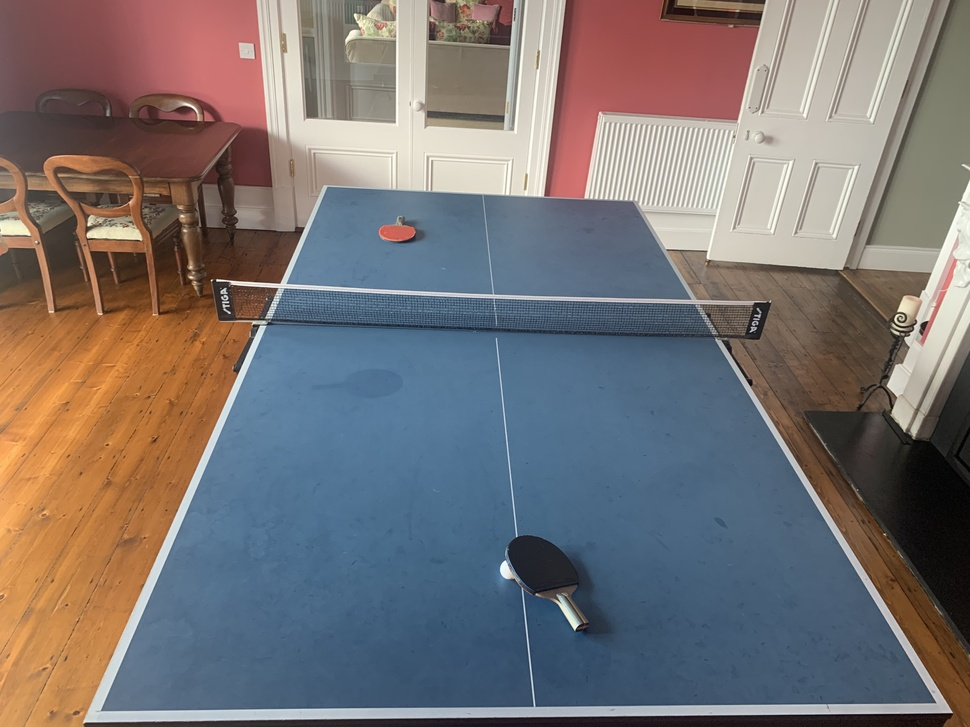
#> input picture Computer Vision Assignment/Part_II/tables/Table4.jpg, 970 x 727 px, shrunk from 4032 x 3024 before the run, found by its file name
$ python BackProjection.py
#> lines starting #> are read from the running program, lines starting #| are printed output that depends on the picture; after the words box and inside, x2 and y2 are one past the last pixel; in counts of white or black regions, pixels touching at a corner belong together
import cv2
import numpy as np
from matplotlib import pyplot as plt
from itertools import combinations

# Define the angle similarity threshold
ANGLE_THRESHOLD = np.deg2rad(10)  # 10 degrees tolerance

def are_angles_similar(theta1, theta2, threshold=ANGLE_THRESHOLD):
    # Normalize angles to be within 0 to pi
    theta1 = np.mod(theta1, np.pi)
    theta2 = np.mod(theta2, np.pi)

    # Calculate absolute difference in angles
    angle_diff = np.abs(theta1 - theta2)

    # Check if angles are within the threshold, considering angle wraparound
    return angle_diff <= threshold or np.abs(angle_diff - np.pi) <= threshold

# Calculate the area of a polygon given its vertices
def polygon_area(corners):
    n = len(corners) # Number of corners
    area = 0.0
    for i in range(n):
        j = (i + 1) % n
        area += corners[i][0] * corners[j][1]
        area -= corners[j][0] * corners[i][1]
    area = abs(area) / 2.0
    return area

# Function to find the four corners of the largest quadrilateral
def find_largest_quadrilateral(intersection_points):
    max_area = 0
    max_quad = None
    # Compute all possible quadrilaterals
    for quad in combinations(intersection_points, 4):
        # Calculate the area of the quadrilateral
        area = polygon_area(quad)
        # Check if this quadrilateral has the largest area so far
        if area > max_area:
            max_area = area
            max_quad = quad
    return max_quad

# Function to calculate intersection of two lines given in Hough transform form.
def line_intersection(line1, line2):
    rho1, theta1 = line1[0]
    rho2, theta2 = line2[0]
    A = np.array([
        [np.cos(theta1), np.sin(theta1)],
        [np.cos(theta2), np.sin(theta2)]
    ])
    b = np.array([[rho1], [rho2]])
    x0, y0 = np.linalg.solve(A, b)
    return int(np.round(x0)), int(np.round(y0))

# Function to check if a point is inside the image boundaries.
def is_point_inside_image(x, y, img_shape):
    return x >= 0 and y >= 0 and x < img_shape[1] and y < img_shape[0]

def intersection_point(rho, theta, x_max, y_max):
    a = np.cos(theta)
    b = np.sin(theta)
    x0, y0 = a * rho, b * rho

    # Intersection with top border (y=0)
    if b != 0:
        x_top = (rho - (0 * b)) / a
    else:  # Avoid division by zero
        x_top = np.inf

    # Intersection with bottom border (y=y_max)
    if b != 0:
        x_bottom = (rho - (y_max * b)) / a
    else:  # Avoid division by zero
        x_bottom = np.inf

    # Intersection with left border (x=0)
    if a != 0:
        y_left = (rho - (0 * a)) / b
    else:  # Avoid division by zero
        y_left = np.inf

    # Intersection with right border (x=x_max)
    if a != 0:
        y_right = (rho - (x_max * a)) / b
    else:  # Avoid division by zero
        y_right = np.inf

    points = []
    if 0 <= x_top <= x_max:
        points.append((int(x_top), 0))
    if 0 <= x_bottom <= x_max:
        points.append((int(x_bottom), y_max))
    if 0 <= y_left <= y_max:
        points.append((0, int(y_left)))
    if 0 <= y_right <= y_max:
        points.append((x_max, int(y_right)))

    return points

def rescaleFrame(frame, scale):
    width = int(frame.shape[1] * scale)
    height = int(frame.shape[0] * scale)
    dimensions = (width, height)
    return cv2.resize(frame, dimensions, interpolation=cv2.INTER_AREA)

original_image = cv2.imread("Computer Vision Assignment/Part_II/Tables/Table4.jpg")
#> original_image is the input picture: shape (727, 970, 3); mean B, G, R 114.8, 114.9, 120.7
hsv_original = cv2.cvtColor(original_image, cv2.COLOR_BGR2HSV)
#> hsv_original: shape (727, 970, 3); mean H, S, V 59.4, 90.2, 142.4

roi = cv2.imread("Computer Vision Assignment/Part_II/Tables/Table4_BPJ.png")
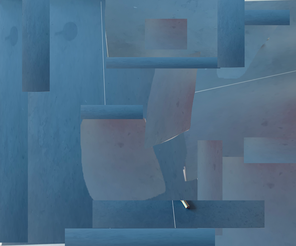
#> input picture Computer Vision Assignment/Part_II/tables/Table4_BPJ.png, 296 x 246 px, shrunk from 1232 x 1024 before the run, found by its file name
#> roi is the input picture: shape (246, 296, 3); mean B, G, R 135.4, 109.3, 77.2
hsv_roi = cv2.cvtColor(roi, cv2.COLOR_BGR2HSV)
#> hsv_roi: shape (246, 296, 3); mean H, S, V 104, 109.1, 135.4

hue, saturation, value = cv2.split(hsv_roi)
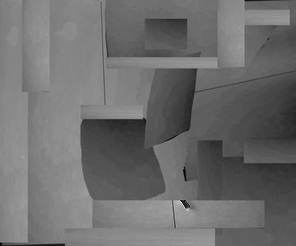
#> saturation: shape (246, 296); min 0, max 228, mean 109.1
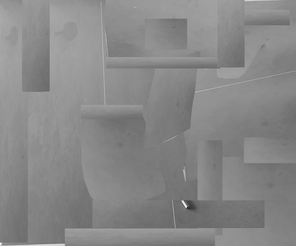
#> value: shape (246, 296); min 47, max 252, mean 135.4

# Histogram ROI
roi_hist = cv2.calcHist([hsv_roi], [0, 1], None, [180, 256], [0, 180, 0, 256])
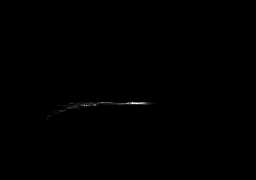
#> roi_hist: shape (180, 256) float32; min 0, max 1065, mean 1.6; drawn with min black and max white
mask = cv2.calcBackProject([hsv_original], [0, 1], roi_hist, [0, 180, 0, 256], 1)

# Filtering remove noise
kernel = cv2.getStructuringElement(cv2.MORPH_ELLIPSE, (5, 5))
mask = cv2.filter2D(mask, -1, kernel)
_, mask = cv2.threshold(mask, 100, 255, cv2.THRESH_BINARY)
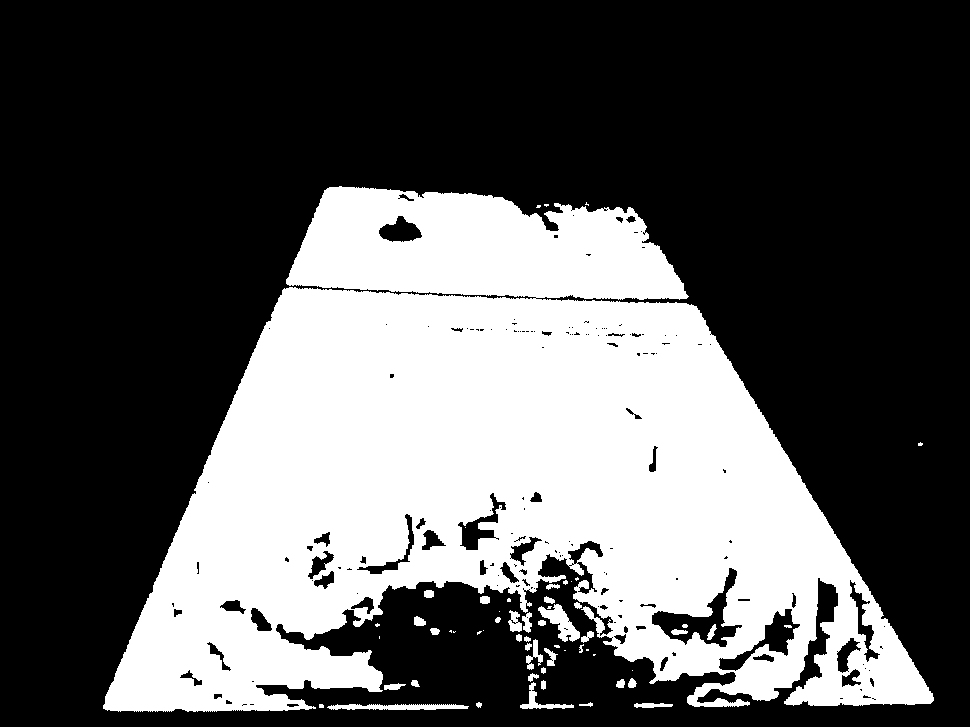
#> mask: shape (727, 970); 35% white; 59 white regions (23 under 20 px), largest, box (x1, y1, x2, y2) and area: (103, 186, 934, 712) 242474, (538, 604, 580, 642) 673, (327, 704, 469, 710) 651

mask = cv2.merge((mask, mask, mask))
result = cv2.bitwise_and(original_image, mask)
cv2.imshow("Result", rescaleFrame(result, 0.25))
cv2.imshow("Mask", rescaleFrame(mask, 0.25))
cv2.waitKey(0)
cv2.destroyAllWindows()

gray = cv2.cvtColor(result, cv2.COLOR_BGR2GRAY)

# Dialate the image
kernel = np.ones((3, 3), np.uint8)
dilation = cv2.dilate(result,kernel,iterations = 2)

# Opening and Closing
kernel = np.ones((9, 9), np.uint8)
for i in range(100):
    dilation = cv2.morphologyEx(dilation, cv2.MORPH_OPEN, kernel)
    dilation = cv2.morphologyEx(dilation, cv2.MORPH_CLOSE, kernel)

# Closing
kernel = np.ones((9, 9), np.uint8)
for i in range(100):
    dilation = cv2.morphologyEx(dilation, cv2.MORPH_CLOSE, kernel)

# Hough Line Transform
edges = cv2.Canny(dilation, 100, 200)
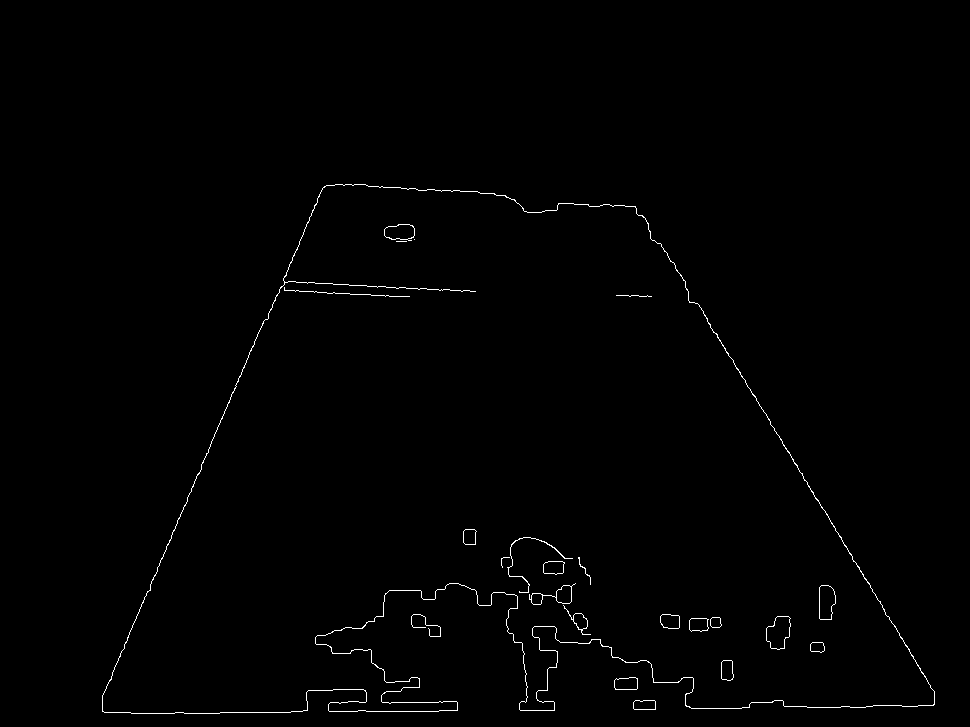
#> edges: shape (727, 970); 0.7% white in thin lines or dots, all inside (x1, y1, x2, y2) = (102, 184, 935, 714)
lines = cv2.HoughLines(edges, 1, np.pi/180, 200)
#> lines = [[367, 0.401]]

# Extend the lines across the entire image
for line in lines:
    rho, theta = line[0]
    intersections = intersection_point(rho, theta, result.shape[1], result.shape[0])
    if len(intersections) == 2:  # We need exactly two points to draw a line
        cv2.line(result, intersections[0], intersections[1], (0, 0, 255), 2)
#> this loop made 1 pass
#> (rho, theta, a in intersection_point, b in intersection_point, x0 in intersection_point, y0 in intersection_point, x_top in intersection_point, x_bottom in intersection_point) on pass 1: (367, 0.401, 0.921, 0.391, 337.8, 143.4, 398.7, 90.1)
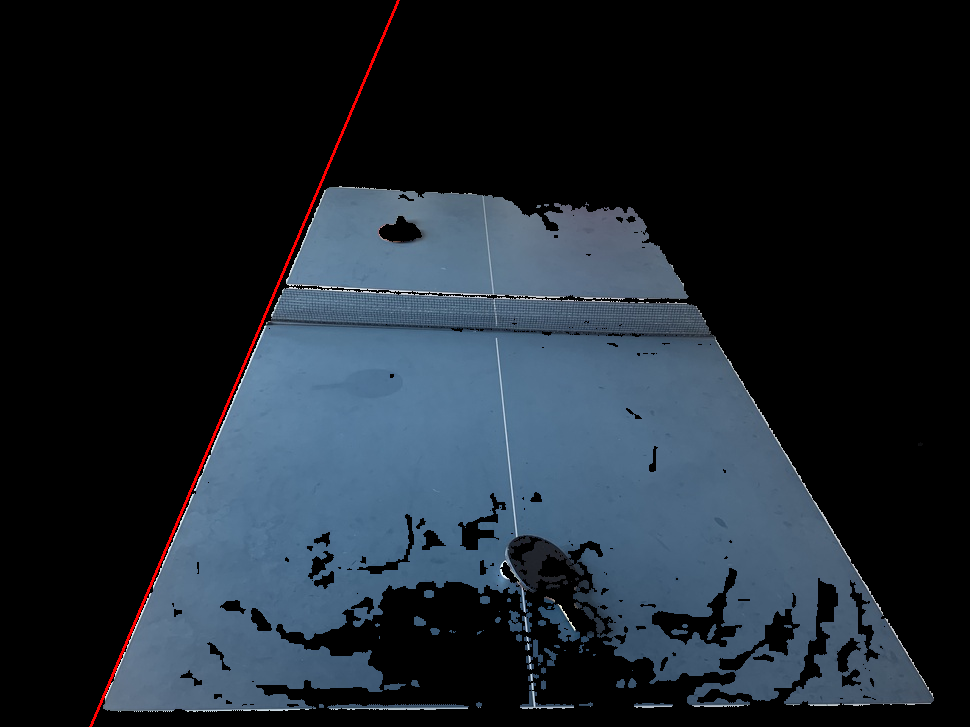
#> result: shape (727, 970, 3); mean B, G, R 46.5, 37.6, 29

# List to hold the coordinates of the intersection points
intersection_points = []

for line1, line2 in combinations(lines, 2):
    try:
        # Only calculate intersection if the angles of the lines are not too similar
        if not are_angles_similar(line1[0][1], line2[0][1]):
            x, y = line_intersection(line1, line2)
            if is_point_inside_image(x, y, original_image.shape):
                intersection_points.append((x, y))
    except np.linalg.LinAlgError:
        # Lines are parallel and cannot be intersected
        continue
#> this loop made 0 passes
#> after the loop, intersection_points = []

# Mark the intersection points on the image
for point in intersection_points:
    cv2.circle(result, point, radius=5, color=(0, 255, 0), thickness=-1)  # -1 thickness fills the circle

# Assuming intersection_points is a list of tuples (x, y) of intersection points
largest_quad = find_largest_quadrilateral(intersection_points)
#> after the loop in find_largest_quadrilateral, `for quad in combinations(intersection_points, 4):`: max_area = 0

# Check if a largest quad was found and print or draw it
if largest_quad:
    print(f"Largest Quadrilateral Corners: {largest_quad}")
    # Draw only the corners of the largest quadrilateral on the image
    for point in largest_quad:
        cv2.circle(original_image, point, radius=10, color=(255, 0, 0), thickness=-1)  # -1 thickness fills the circle
    cv2.imshow("Largest Quadrilateral Corners", rescaleFrame(original_image, 0.25))
    cv2.waitKey(0)
    cv2.destroyAllWindows()
else:
    print("No quadrilateral found.")
